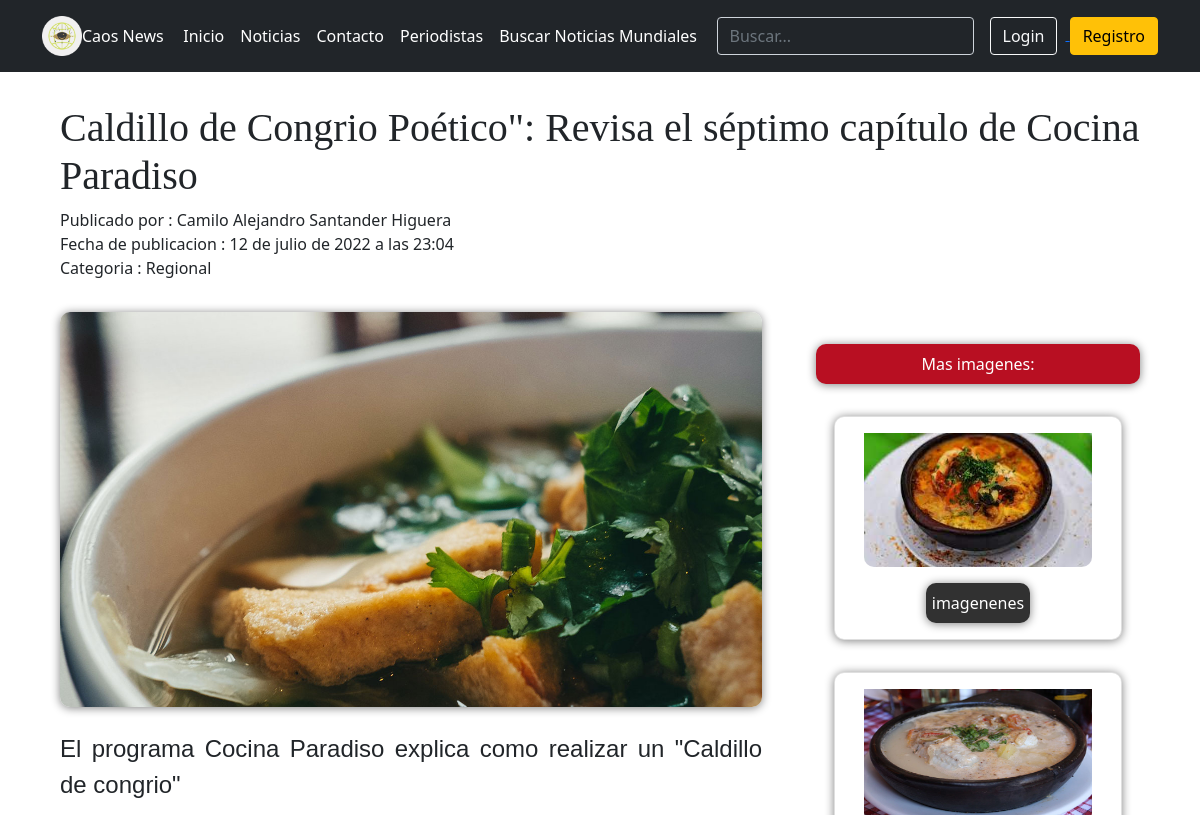
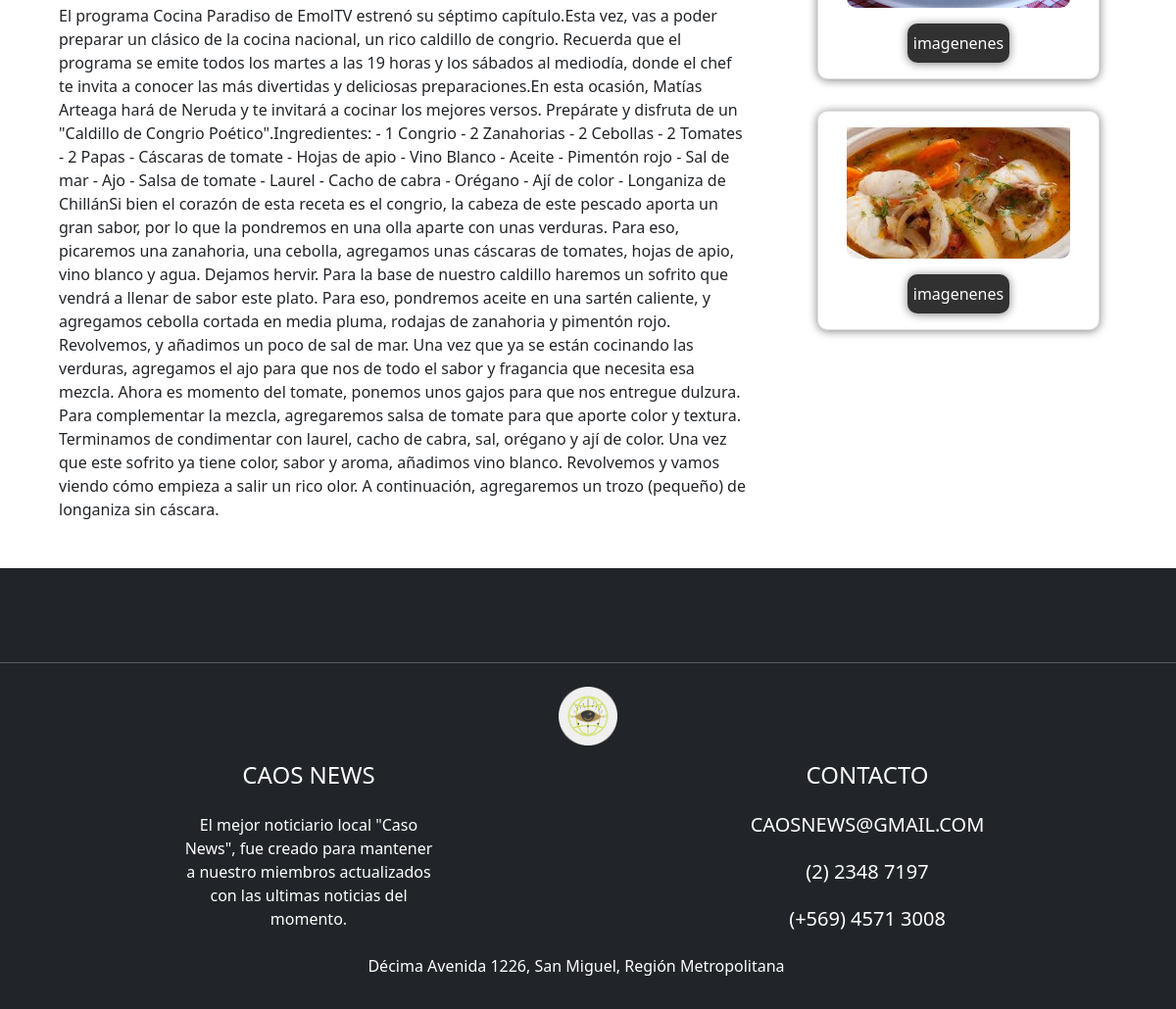
/Noticia0/1/, run on the app's committed database (2 pictures, top to bottom).
### WebCaosNews/models.py (models this page shows, shortened)
class Noticia(models.Model):
    id_not = models.AutoField(primary_key=True)
    titulo = models.CharField(max_length=300,default='--')
    subtitulo = models.CharField(max_length=300,default='--')
    historia = models.CharField(max_length=10000,default='--')
    ubicacion = models.CharField(max_length=80,default='--')
    imagen = models.ImageField(upload_to='fotos',default='Falta_imagen.jpg')
    publicar = models.BooleanField(default=False)
    comentario = models.TextField(default='--')
    register_date = models.DateTimeField(default=timezone.now)
    nombre = models.ForeignKey(Categoria,on_delete=models.CASCADE,default='--')
    usuario = models.CharField(max_length=60,default='--')
    nombre_usu = models.CharField(max_length=100,default='--')

class Categoria(models.Model):
    nombre = models.CharField(primary_key=True,max_length=20)
    imagen = models.ImageField(upload_to='fotos',default='Falta_imagen.jpg')
    def __str__(self):
        return self.nombre

class Galeria(models.Model):
    auto_inc = models.AutoField(primary_key=True)
    imagen = models.ImageField(upload_to='galeria')
    noticia = models.ForeignKey(Noticia, on_delete=models.CASCADE)

### WebCaosNews/views.py (the view)
# urls.py: path('Noticia0/<id>/', Noticia0,name='NOTI'),
def Noticia0(request,id):
    noticia_obj = Noticia.objects.filter(id_not=id)
    galeria = Galeria.objects.filter(noticia=id)
    contexto={"noticia_obj":noticia_obj,"galeria":galeria }
    return render(request,"noticia0.html",contexto)

### WebCaosNews/templates/noticia0.html (shortened to what this page needs)
{% extends "base1.html" %}
{% load static  %}
{% block contenedor %}
    {% for n in noticia_obj %}
    <div class="contenedorT">
      <div class="titulo">
          <h1>{{n.titulo}}</h1>
      </div>
      <div class="datos">
          Publicado por : {{n.nombre_usu}}<br>
          Fecha de publicacion : {{n.register_date}} <br>
          Categoria : {{n.nombre}}
      </div>
      <div class="contenedor ">
        <div class="contenedorI justify-content-center">
          <input id="submit" type="submit" value="Mas imagenes:" style="margin-top: 2em;">
          {% for g in galeria %}
          <div class="card" style="width: 18rem;">
            <img src="{{g.imagen.url}}" class="card-img-top materialboxed" alt="...">
            <div class="card-body">
              <input id="submit2" type="submit" value="imagenenes">
            </div>
          </div>
          {% endfor %}
        </div>
        <div class="contenedorP">
          <div class="imagen">
              <img src="{{n.imagen.url}}" alt="">
              <p>{{n.subtitulo}}</p>
          </div>
          <div class="parrafo">
            {{n.historia}}
          </div>
        </div>
      </div>
  </div>
  {% endfor %}
{% endblock contenedor %}

### data on the page
Noticia: titulo "Caldillo de Congrio Poético\": Revisa el séptimo capítulo de Cocina Paradiso", nombre_usu "Camilo Alejandro Santander Higuera", register_date "12 de julio de 2022 a las 23:04", nombre "Regional", imagen (picture), subtitulo "El programa Cocina Paradiso explica como realizar un \"Caldillo de congrio\"", historia "El programa Cocina Paradiso de EmolTV estrenó su séptimo capítulo.Esta vez, vas a poder preparar un clásico de la cocina nacional, un rico caldillo de congrio. Recuerda que el programa se emite todos los martes a las 19 horas y los sábados al mediodía, donde el chef te invita a conocer las más divertidas y deliciosas preparaciones.En esta ocasión, Matías Arteaga hará de Neruda y te invitará a cocinar los mejores versos. Prepárate y disfruta de un \"Caldillo de Congrio Poético\".Ingredientes: - 1 Congrio - 2 Zanahorias - 2 Cebollas - 2 Tomates - 2 Papas - Cáscaras de tomate - Hojas de apio - Vino Blanco - Aceite - Pimentón rojo - Sal de mar - Ajo - Salsa de tomate - Laurel - Cacho de cabra -…"
Galeria: imagen (picture)
Galeria: imagen (picture)
Galeria: imagen (picture)
